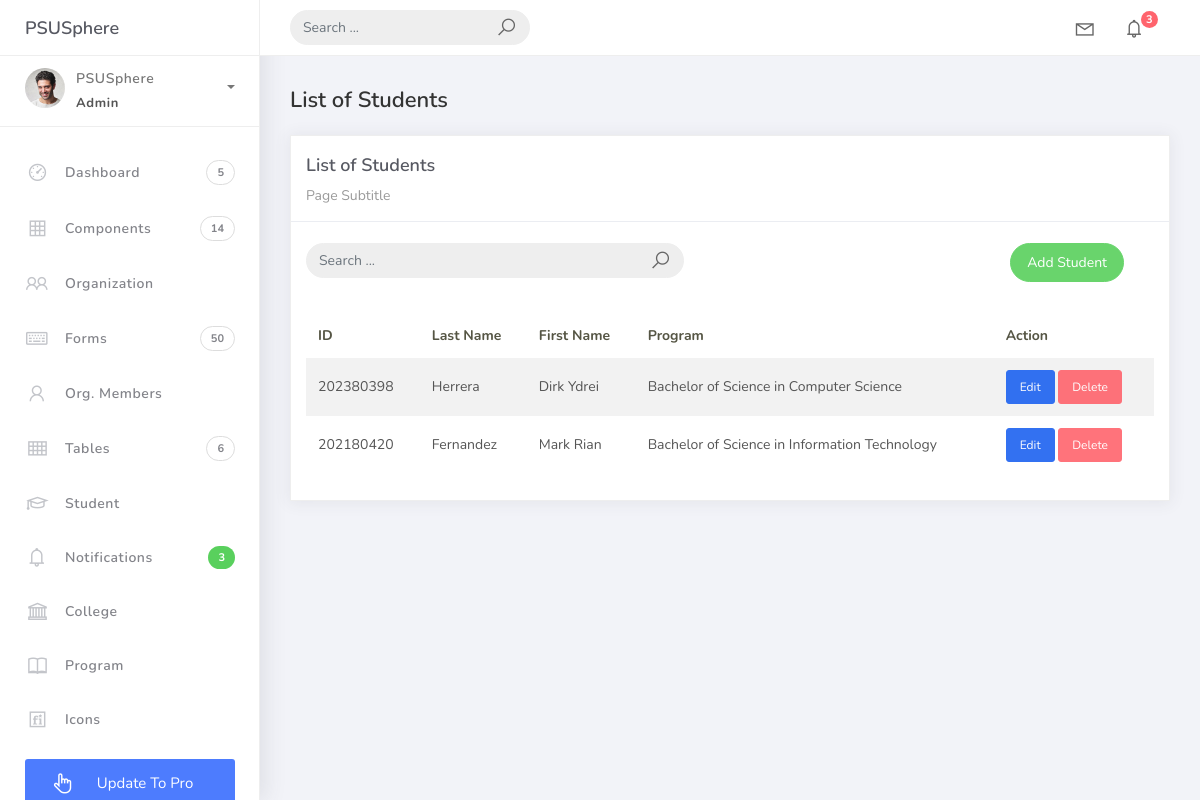
The app's page /students/, older data.
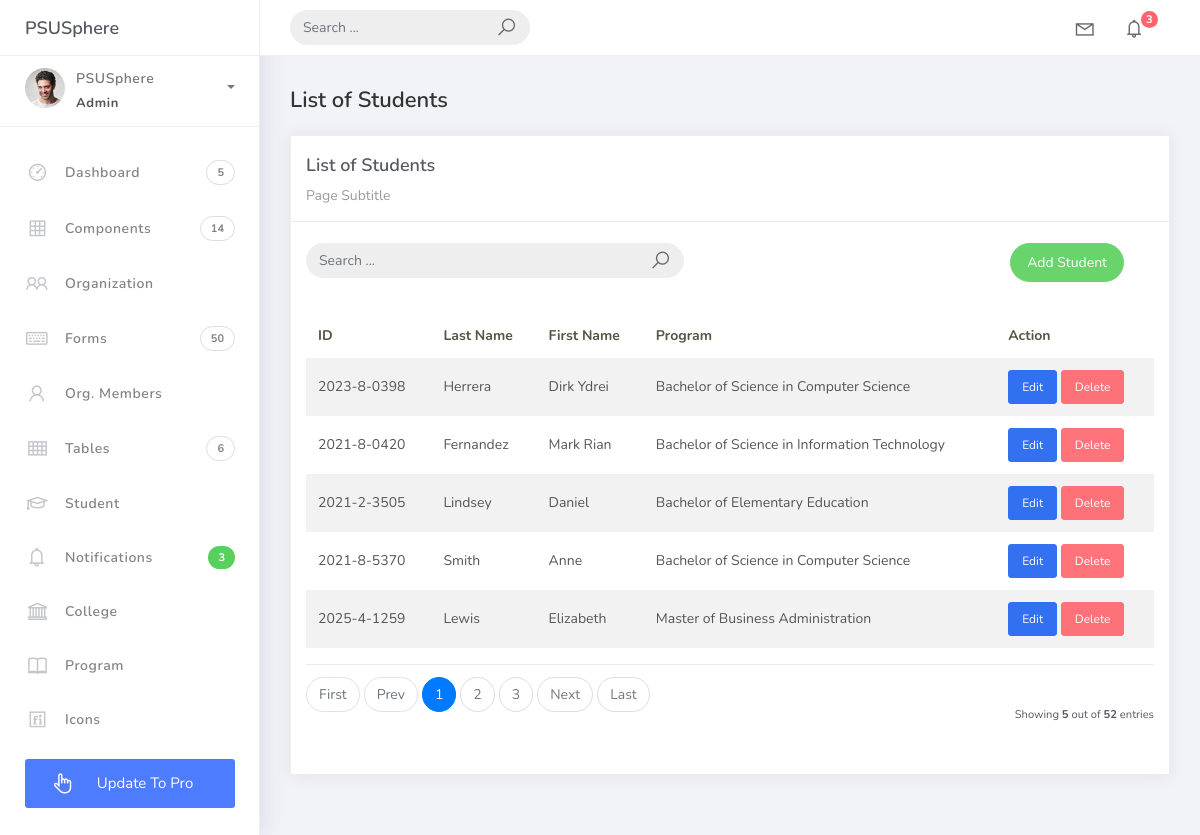
The same page, newer data.
### studentorg/models.py (models this page shows, shortened)
class BaseModel(models.Model):
    created_at = models.DateTimeField(auto_now_add=True, db_index=True)
    updated_at = models.DateTimeField(auto_now=True)
    class Meta:
        abstract = True

class Student(BaseModel):
    student_id = models.CharField(max_length=15)
    lastname = models.CharField(max_length=25)
    firstname = models.CharField(max_length=25)
    middlename = models.CharField(max_length=25, blank=True, null=True)
    program = models.ForeignKey(Program, on_delete=models.CASCADE)

class Program(BaseModel):
    prog_name = models.CharField(max_length=150)
    college = models.ForeignKey(College, on_delete=models.CASCADE)
    def __str__(self):
        return self.prog_name

### studentorg/views.py (the view)
# urls.py: path('students/', StudentList.as_view(), name='student-list'),
class StudentList(ListView):
    model = Student
    context_object_name = 'student'
    template_name = 'student_list.html'
    paginate_by = 5
    def get_queryset(self):
        qs = super().get_queryset()
        query = self.request.GET.get('q')
        if query:
            qs = qs.filter(
                Q(firstname__icontains=query) |
                Q(lastname__icontains=query) |
                Q(student_id__icontains=query)
            )
        return qs

### projectsite/templates/student_list.html
{% extends 'base.html' %}
{% load static %}
{% block content %}
<div class="content">
<div class="container-fluid">
<h4 class="page-title">List of Students</h4>
<div class="row">
<div class="col-md-12">
<div class="card">
<div class="card-header">
<div class="card-title">List of Students</div>
<div class="card-category">Page Subtitle</div>
</div>
<br />
<div class="col-md-12 row">
<div class="col-md-6">
<form class="navbar-left navbar-form nav-search mr-md-3" action="{% url 'student-list' %}">
<div class="input-group">
<input type="text" name="q" value="{{ request.GET.q }}" placeholder="Search ..." class="form-control" />
<div class="input-group-append">
<span class="input-group-text">
<i class="la la-search search-icon"></i>
</span>
</div>
</div>
</form>
</div>
<div class="col-md-6">
<div class="pull-right">
<a href="{% url 'student-add' %}" class="btn btn-success btn-rounded">Add Student</a>
</div>
</div>
</div>
<div class="card-body">
<table class="table table-striped mt-3">
<thead>
<tr>
<th scope="col">ID</th>
<th scope="col">Last Name</th>
<th scope="col">First Name</th>
<th scope="col">Program</th>
<th scope="col">Action</th>
</tr>
</thead>
<tbody>
{% for object in object_list %}
<tr>
<td>{{ object.student_id }}</td>
<td>{{ object.lastname }}</td>
<td>{{ object.firstname }}</td>
<td>{{ object.program }}</td>
<td>
                        <a href="{% url 'student-update' object.id %}" class="btn btn-sm btn-primary">Edit</a>
                        <a href="{% url 'student-delete' object.id %}" class="btn btn-sm btn-danger">Delete</a>
                    </td>
</tr>
{% empty %}
<tr>
<td colspan="5" style="text-align: center">
<p class="text-sm font-weight-bold mb-0">No Records Found</p>
</td>
</tr>
{% endfor %}
</tbody>
</table>
{% include 'includes/pagination.html' %}
</div>
</div>
</div>
</div>
</div>
</div>
{% endblock %}

### projectsite/templates/base.html (shortened to what this page needs)
{% load static %}
<!DOCTYPE html>
<html>
<head>
	<link rel="stylesheet" href="{% static 'assets/css/bootstrap.min.css' %}">
	<link rel="stylesheet" href="{% static 'assets/css/ready.css' %}">
	<link rel="stylesheet" href="{% static 'assets/css/demo.css' %}">
</head>
<body>
	<div class="wrapper">
		<div class="main-header">
			<div class="logo-header">
				<a href="/" class="logo">
					PSUSphere
				</a>
			</div>
			<nav class="navbar navbar-header navbar-expand-lg">
				<div class="container-fluid">
					<form class="navbar-left navbar-form nav-search mr-md-3" action="">
						<div class="input-group">
							<input type="text" placeholder="Search ..." class="form-control">
							<div class="input-group-append">
								<span class="input-group-text">
									<i class="la la-search search-icon"></i>
								</span>
							</div>
						</div>
					</form>
					<ul class="navbar-nav topbar-nav ml-md-auto align-items-center">
						<li class="nav-item dropdown hidden-caret">
							<a class="nav-link dropdown-toggle" href="#" id="navbarDropdown" role="button" data-toggle="dropdown" aria-haspopup="true" aria-expanded="false">
								<i class="la la-envelope"></i>
							</a>
						</li>
						<li class="nav-item dropdown hidden-caret">
							<a class="nav-link dropdown-toggle" href="#" id="navbarDropdown" role="button" data-toggle="dropdown" aria-haspopup="true" aria-expanded="false">
								<i class="la la-bell"></i>
								<span class="notification">3</span>
							</a>
						</li>
					</ul>
				</div>
			</nav>
		</div>
		<div class="sidebar">
			<div class="scrollbar-inner sidebar-wrapper">
				<div class="user">
					<div class="photo">
						<img src="{% static 'assets/img/profile.jpg' %}">
					</div>
					<div class="info">
						<a class="" data-toggle="collapse" href="#collapseExample" aria-expanded="true">
							<span>
								PSUSphere
								<span class="user-level">Admin</span>
								<span class="caret"></span>
							</span>
						</a>
					</div>
				</div>
				<ul class="nav">
					<li class="nav-item">
						<a href="/">
							<i class="la la-dashboard"></i>
							<p>Dashboard</p>
							<span class="badge badge-count">5</span>
						</a>
					</li>
					<li class="nav-item">
						<a href="{% url 'organization-list' %}">
							<i class="la la-table"></i>
							<p>Components</p>
							<span class="badge badge-count">14</span>
						</a>
					</li>
					<li class="nav-item">
						<a href="/organizations/">
							<i class="la la-users"></i>
							<p>Organization</p>
						</a>
					</li>
					<li class="nav-item">
						<a href="/forms/">
							<i class="la la-keyboard-o"></i>
							<p>Forms</p>
							<span class="badge badge-count">50</span>
						</a>
					</li>
					<li class="nav-item">
						<a href="{% url 'orgmember-list' %}">
							<i class="la la-user"></i>
							<p>Org. Members</p>
						</a>
					</li>
					<li class="nav-item">
						<a href="/tables/">
							<i class="la la-th"></i>
							<p>Tables</p>
							<span class="badge badge-count">6</span>
						</a>
					</li>
					<li class="nav-item">
						<a href="{% url 'student-list' %}">
							<i class="la la-graduation-cap"></i>
							<p>Student</p>
						</a>
					</li>
					<li class="nav-item">
						<a href="/notifications/">
							<i class="la la-bell"></i>
							<p>Notifications</p>
							<span class="badge badge-success">3</span>
						</a>
					</li>
					<li class="nav-item">
						<a href="{% url 'college-list' %}">
							<i class="la la-university"></i>
							<p>College</p>
						</a>
					</li>
                    <li class="nav-item">
                        <a href="{% url 'program-list' %}">
                            <i class="la la-book"></i>
                            <p>Program</p>
                        </a>
                    </li>
					<li class="nav-item">
						<a href="/icons/">
							<i class="la la-fonticons"></i>
							<p>Icons</p>
						</a>
					</li>
					<li class="nav-item update-pro">
						<button  data-toggle="modal" data-target="#modalUpdate">
							<i class="la la-hand-pointer-o"></i>
							<p>Update To Pro</p>
						</button>
					</li>
				</ul>
			</div>
		</div>
		<div class="main-panel">
			{% block content %}
			{% endblock %}
		</div>
	</div>
</body>
</html>

### projectsite/templates/includes/pagination.html (shortened to what this page needs)
{% if is_paginated %}
<div class="card-footer px-0 border-0 d-flex flex-column flex-lg-row align-items-center justify-content-between mt-3">
	<nav aria-label="Topics pagination" class="mb-4">
		<ul class="pagination">
			{% if page_obj.number > 1 %}
			<li class="page-item">
				<a class="page-link" href="?page=1">First</a>
			</li>
			{% else %}
			<li class="page-item disabled">
				<span class="page-link">First</span>
			</li>
			{% endif %}
			{% if page_obj.has_previous %}
			<li class="page-item">
				<a class="page-link" href="?page={{ page_obj.previous_page_number }}">Prev</a>
			</li>
			{% else %}
			<li class="page-item disabled">
				<span class="page-link">Prev</span>
			</li>
			{% endif %}
			{% for page_num in paginator.page_range %}
			{% if page_obj.number == page_num %}
			<li class="page-item active">
				<span class="page-link">
					{{ page_num }}
				</span>
			</li>
			{% elif page_num > page_obj.number|add:'-3' and page_num < page_obj.number|add:'3' %}
			<li class="page-item">
				<a class="page-link" href="?page={{ page_num }}">{{ page_num }}</a>
			</li>
			{% endif %}
			{% endfor %}
			{% if page_obj.has_next %}
			<li class="page-item">
				<a class="page-link" href="?page={{ page_obj.next_page_number }}">Next</a>
			</li>
			{% else %}
			<li class="page-item disabled">
				<span class="page-link">Next</span>
			</li>
			{% endif %}
			{% if page_obj.number != paginator.num_pages %}
			<li class="page-item">
				<a class="page-link" href="?page={{ paginator.num_pages }}">Last</a>
			</li>
			{% else %}
			<li class="page-item disabled">
				<span class="page-link">Last</span>
			</li>
			{% endif %}
		</ul>
	</nav>
	<div class="fw-normal small mt-4 mt-lg-0">Showing <b>{{object_list.count}}</b> out of <b>{{paginator.count}}</b> entries</div>
</div>
{% endif %}

### projectsite/static/assets/css/demo.css (style rules this page uses)
.update-pro { margin: 15px 25px; }
.update-pro button { padding: 13px 25px; background: #4d7cfe; color: #fff; border-radius: 3px; justify-content: center; width: 100%; border: 0; cursor: pointer; }
.update-pro button p, .update-pro button i { color: #fff !important; margin-bottom: 0px; }
.update-pro button i { margin-right: 5px !important; font-size: 23px; color: #C3C5CA; margin-right: 15px; width: 25px; text-align: center; vertical-align: middle; float: left; }

Row changes from the older to the newer data that the page shows:
changed Student "Herrera": student_id "202380398" → "2023-8-0398"
changed Student "Fernandez": student_id "202180420" → "2021-8-0420"
added Student: student_id "2021-2-3505", lastname "Lindsey", firstname "Daniel", program "Bachelor of Elementary Education"
added Student: student_id "2021-8-5370", lastname "Smith", firstname "Anne", program "Bachelor of Science in Computer Science"
added Student: student_id "2025-4-1259", lastname "Lewis", firstname "Elizabeth", program "Master of Business Administration"
Text that changed along with them:
{{ object_list.count }}: (not shown) → "5"
{{ paginator.count }}: (not shown) → "52"
text now shown: "First Prev Next Last Showing out of entries"
new list line: "1"
new list line: "2"
new list line: "3"
